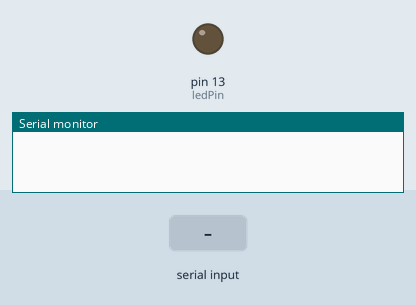
This sketch was run on a simulated Arduino Uno, built with avr-gcc and run on an emulated ATmega328P. On the bench: output pins drawn as LEDs (lit = HIGH), the last lines printed to the serial monitor. The test bench sets the inputs (shaded band).

Above: at 1.2 s.
1.3 s: "a" received over Serial
At 2.5 s:
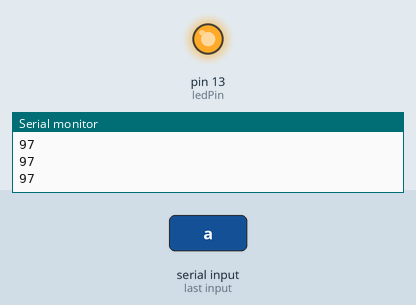
2.8 s: "b" received over Serial
At 3.9 s:
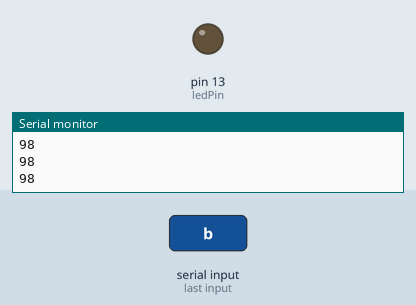
Timing chart, 0 to 5.8 s (numbered marks = the images above; inputs shaded):
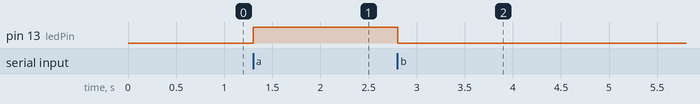

Measured:
- after the input at 1.3 s, pin 13 (ledPin): LOW → HIGH at once
- after the input at 2.8 s, pin 13 (ledPin): HIGH → LOW at once

The sketch:

arduino_receive.ino
```cpp
int message = 0;
//byte message = 0;

int ledPin = 13;

void setup() {
  Serial.begin(9600);
  pinMode(ledPin, OUTPUT);
}

void loop() {

    if (message != 0){
      //char inChar = (char)message;
    //Serial.println(inChar);
    Serial.println(message);
    }
    if (message == 'a'){
      digitalWrite(ledPin, HIGH);
    }
    if (message == 'b'){
      digitalWrite(ledPin, LOW);
    }
}


void serialEvent() {
  while (Serial.available()) {
    message = Serial.read();
  }
}
```
